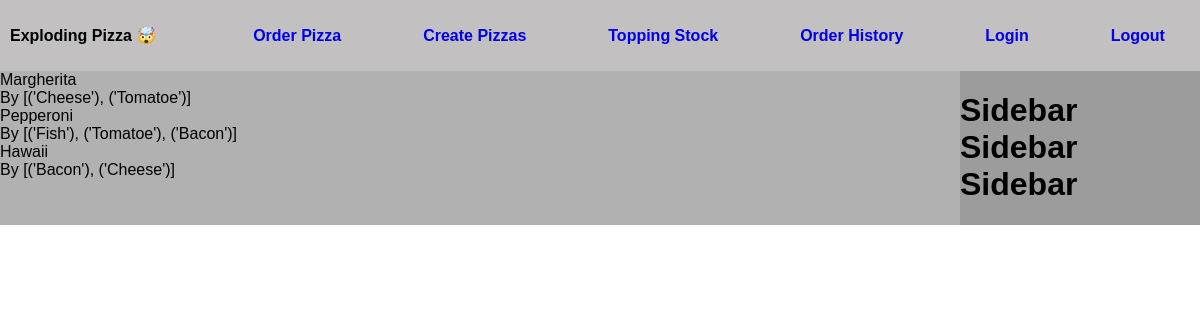
/test, run on the app's committed database.
### website/models.py (models this page shows)
class Pizza(db.Model):
    __tablename__ = "pizza"
    id = db.Column(db.Integer, primary_key=True)
    name = db.Column(db.String, nullable=False)

class PizzaTopping(db.Model):
    id = db.Column(db.Integer, primary_key=True)
    pizza_id = db.Column(db.Integer, db.ForeignKey('pizza.id'))
    name = db.Column(db.String(20))
    pizza = db.relationship('Pizza', backref='toppings')
    def __repr__(self):
        return f"('{self.name}')"

### website/views.py (the view)
@views.route('/test', methods=['GET', 'POST'])
def test():
    comments = 'I suck at Flask'
    pizzas = Pizza.query.all()
    if request.method == 'POST':
        pass
    return render_template("test.html", comments=comments, pizzas=pizzas)

### website/templates/test.html (shortened to what this page needs)
{% extends "base.html" %}
{% block content %}
{% for pizza in pizzas %}
    <div class="post">
        <div class="post-title">{{ pizza.name }}</div>
        <div class="post-author">By {{ pizza.toppings }}</div>
    </div>
{% endfor %}
{% endblock content %}

### website/static/styles.css (style rules this page uses)
body { margin: 0; padding: 0; font-family: 'Arial', sans-serif; }

### data on the page
Pizza: name "Margherita", toppings "[('Cheese'), ('Tomatoe')]"
Pizza: name "Pepperoni", toppings "[('Fish'), ('Tomatoe'), ('Bacon')]"
Pizza: name "Hawaii", toppings "[('Bacon'), ('Cheese')]"
